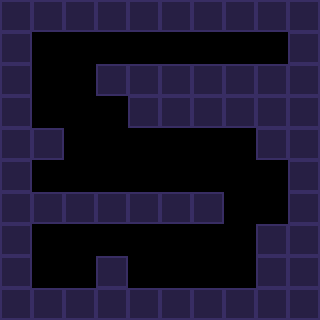

This game map was drawn from its Tiled (.tmx) file and the tilesets committed beside it. A one-line description and the full map source follow:
An orthogonal 10x10 tile map with 32x32 px tiles, 1 tile layer (Tile Layer 1) and 4 objects.

<map version="1.2" tiledversion="1.3.5" orientation="orthogonal" renderorder="right-down" width="10" height="10" tilewidth="32" tileheight="32" infinite="0" nextlayerid="3" nextobjectid="6">
 <editorsettings>
  <export target="room_9_1.lua" format="lua" />
 </editorsettings>
 <tileset firstgid="1" source="../allTiles.tsx" />
 <layer id="1" name="Tile Layer 1" width="10" height="10">
  <data encoding="csv">
1,1,1,1,1,1,1,1,1,1,
1,0,0,0,0,0,0,0,0,1,
1,0,0,1,1,1,1,1,1,1,
1,0,0,0,1,1,1,1,1,1,
1,1,0,0,0,0,0,0,1,1,
1,0,0,0,0,0,0,0,0,1,
1,1,1,1,1,1,1,0,0,1,
1,0,0,0,0,0,0,0,1,1,
1,0,0,1,0,0,0,0,1,1,
1,1,1,1,1,1,1,1,1,1
</data>
 </layer>
 <objectgroup id="2" name="Object Layer 1">
  <object id="1" gid="3" x="256" y="64" width="32" height="32" />
  <object id="2" gid="3" x="224" y="64" width="32" height="32" />
  <object id="3" gid="3" x="192" y="64" width="32" height="32" />
  <object id="4" gid="2" x="32" y="288" width="32" height="32" />
 </objectgroup>
</map>